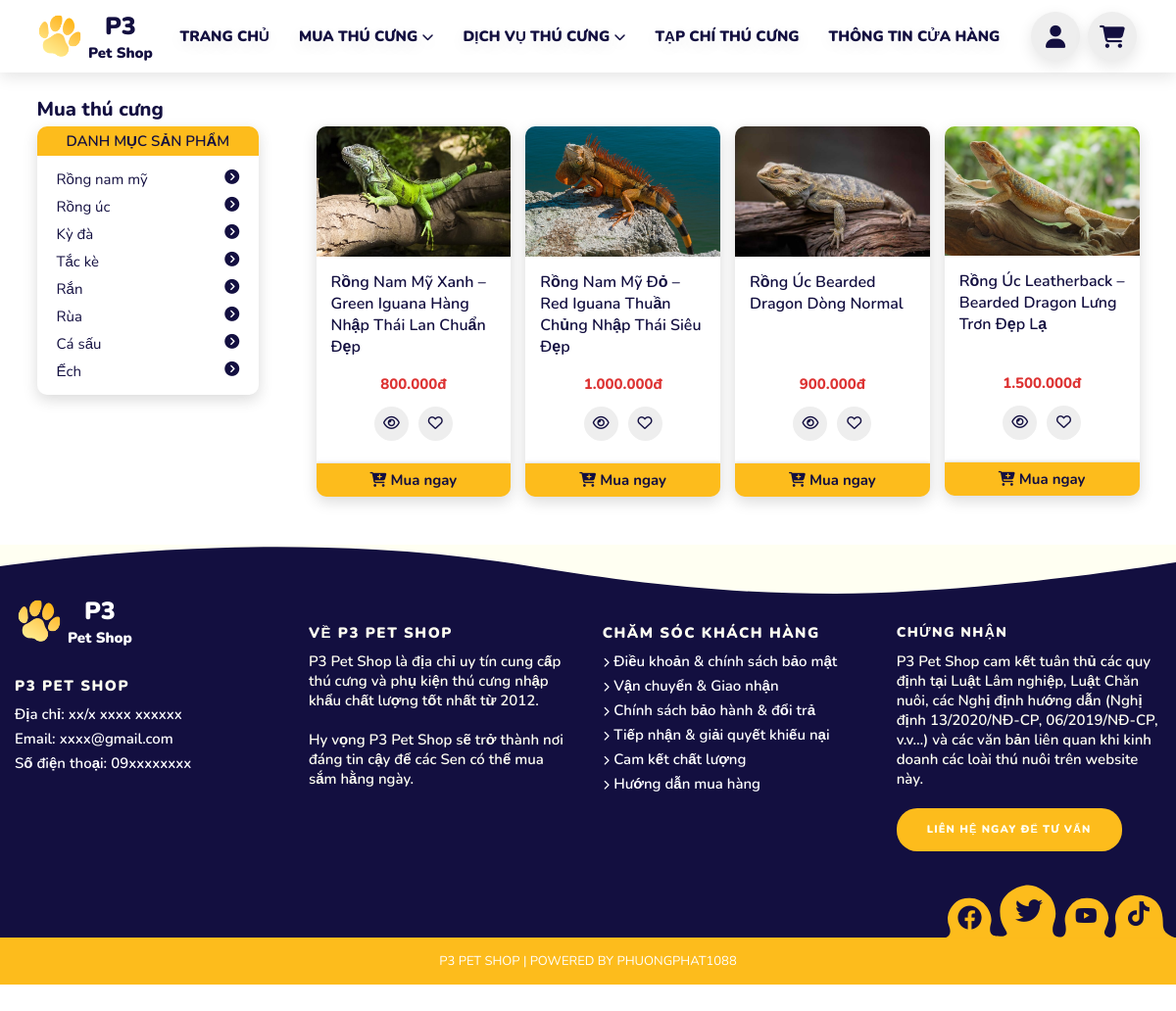
The app's page /pets.php with its own data.
### tables this page shows
CREATE TABLE IF NOT EXISTS `categories` (
  `id` int NOT NULL AUTO_INCREMENT,
  `category_name` varchar(255) NOT NULL,
  `parent_id` int DEFAULT NULL,
  PRIMARY KEY (`id`),
  KEY `parent_id` (`parent_id`)
);

CREATE TABLE IF NOT EXISTS `pets_users_like` (
  `pet_id` int NOT NULL,
  `user_id` int NOT NULL,
  PRIMARY KEY (`pet_id`,`user_id`)
);

CREATE TABLE IF NOT EXISTS `pets` (
  `id` int NOT NULL AUTO_INCREMENT,
  `pet_name` varchar(100) NOT NULL,
  `pet_price` int NOT NULL,
  `pet_photo` varchar(255) NOT NULL DEFAULT 'default.jpg',
  `pet_description` varchar(500) NOT NULL,
  `pet_view` int NOT NULL DEFAULT '0',
  `category_id` int NOT NULL,
  `time_create` datetime NOT NULL DEFAULT CURRENT_TIMESTAMP,
  PRIMARY KEY (`id`),
  KEY `category_id` (`category_id`)
);

### app/models/Model.php (called while the page is built, shortened)
<?php
class Model
{
  public static $connection = NULL;
  public function __construct()
  {
    if (!self::$connection) {
      !self::$connection = new mysqli(DB_HOST, DB_USER, DB_PASS, DB_NAME);
    }
    return self::$connection;
  }
  public function select($sql)
  {
    $sql->execute();
    $items = $sql->get_result()->fetch_all(MYSQLI_ASSOC);
    return $items;
  }
  public function hrefFormat($str)
  {
    $unicode = array(
      'a' => 'á|à|ả|ã|ạ|ă|ắ|ặ|ằ|ẳ|ẵ|â|ấ|ầ|ẩ|ẫ|ậ',
      'd' => 'đ',
      'e' => 'é|è|ẻ|ẽ|ẹ|ê|ế|ề|ể|ễ|ệ',
      'i' => 'í|ì|ỉ|ĩ|ị',
      'o' => 'ó|ò|ỏ|õ|ọ|ô|ố|ồ|ổ|ỗ|ộ|ơ|ớ|ờ|ở|ỡ|ợ',
      'u' => 'ú|ù|ủ|ũ|ụ|ư|ứ|ừ|ử|ữ|ự',
      'y' => 'ý|ỳ|ỷ|ỹ|ỵ',
      'A' => 'Á|À|Ả|Ã|Ạ|Ă|Ắ|Ặ|Ằ|Ẳ|Ẵ|Â|Ấ|Ầ|Ẩ|Ẫ|Ậ',
      'D' => 'Đ',
      'E' => 'É|È|Ẻ|Ẽ|Ẹ|Ê|Ế|Ề|Ể|Ễ|Ệ',
      'I' => 'Í|Ì|Ỉ|Ĩ|Ị',
      'O' => 'Ó|Ò|Ỏ|Õ|Ọ|Ô|Ố|Ồ|Ổ|Ỗ|Ộ|Ơ|Ớ|Ờ|Ở|Ỡ|Ợ',
      'U' => 'Ú|Ù|Ủ|Ũ|Ụ|Ư|Ứ|Ừ|Ử|Ữ|Ự',
      'Y' => 'Ý|Ỳ|Ỷ|Ỹ|Ỵ',
    );
    foreach ($unicode as $nonUnicode => $uni) {
      $str = preg_replace("/($uni)/i", $nonUnicode, $str);
    }
    $str = trim($str);
    $str = preg_replace('/\s+/', ' ', $str);
    $str = str_replace(' ', '-', $str);
    $str = str_replace('~-{2,}~', '-', $str);
    $str = strtolower($str);
    return $str;
  }
  function currencyFormat($number, $suffix = 'đ')
  {
    if (!empty($number)) {
      return number_format($number, 0, ',', '.') . "{$suffix}";
    }
  }
}

### app/models/CategoryModel.php (called while the page is built, shortened)
<?php
class CategoryModel extends Model
{
  public function getAllRootCategories()
  {
    $sql = parent::$connection->prepare('SELECT * FROM `categories` WHERE `parent_id` IS NULL');
    return parent::select($sql);
  }
}

### app/models/PetModel.php (called while the page is built, shortened)
<?php
class PetModel extends Model
{
    public function getAllPets()
    {
        $sql = parent::$connection->prepare('SELECT *, COUNT(pets_users_like.user_id) AS pet_like FROM `pets` LEFT JOIN pets_users_like ON pets.id = pets_users_like.pet_id GROUP BY pets.id');
        return parent::select($sql);
    }
}

### pets.php (the view, shortened to what this page needs)
<?php
include './includes/header.php';
$petList = $petModel->getAllPets();
?>
<main style="margin-top: 10rem">
  <div class="container">
    <div class="row">
      <div class="col-md-3">
        <h2 class="title-page">Mua thú cưng</h2>
      </div>
      <div class="col-md-9"></div>
    </div>
    <div class="row">
      <div class="col-md-3">
        <?php include('includes/sidebar.php'); ?>
      </div>
      <div class="col-md-9">
        <div class="row">
          <?php
          foreach ($petList as $pet) {
          ?>
            <div class="col-md-3">
              <div class="pet-card">
                <div class="pet-card-head">
                  <a href="pet.php?name=<?php echo $model->hrefFormat($pet['pet_name']) . "&id=" . $pet['id'] ?>" class="pet_link">
                    <?php
                    $petPhotos = explode(",", $pet['pet_photo']);
                    $petPhoto = $petPhotos[0];
                    ?>
                    <img src="public/img/pets_photo/<?php echo $petPhoto; ?>" alt="<?php echo $pet['pet_photo']; ?>" class="pet-photo">
                  </a>
                </div>
                <div class="pet-card-body">
                  <a href="pet.php?name=<?php echo $model->hrefFormat($pet['pet_name']) . "&id=" . $pet['id'] ?>" class="pet_link">
                    <div class="pet-name"><?php echo $pet['pet_name']; ?></div>
                  </a>
                  <div class="pet-price"><?php echo $model->currencyFormat($pet['pet_price']); ?></div>
                  <div class="pet-interactive">
                    <button type="button" class="pet-icon pet-view d-inline-block"><i class="fa-regular fa-eye"></i><span class="pet-view-content"><?php echo $pet['pet_view']; ?> views</span></button>
                    <form action="pets.php" method="POST" class="d-inline">
                      <?php
                      if (isset($_SESSION['id'])) {
                        if ($petModel->checkUserLike($pet['id'], $_SESSION['id'])) {
                      ?>
                          <button value="<?php echo $pet['id']; ?>" name="likedID" type="submit" class="pet-icon pet-like"><i class="fa-solid fa-heart"></i><span class="pet-like-content"><?php echo $pet['pet_like']; ?> likes</span></button>
                        <?php
                        } else {
                        ?>
                          <button value="<?php echo $pet['id']; ?>" name="likedID" type="submit" class="pet-icon pet-like"><i class="fa-regular fa-heart"></i><span class="pet-like-content"><?php echo $pet['pet_like']; ?> likes</span></button>
                        <?php
                        }
                      } else {
                        ?>
                        <button value="<?php echo $pet['id']; ?>" name="likedID" type="button" class="pet-icon pet-like"><i class="fa-regular fa-heart"></i><span class="pet-like-content"><?php echo $pet['pet_like']; ?> likes</span></button>
                      <?php
                      }
                      ?>
                    </form>
                  </div>
                </div>
                <a href="pet.php?name=<?php echo $model->hrefFormat($pet['pet_name']) . "&id=" . $pet['id'] ?>" class="pet-buy-btn"><i class="fa-solid fa-cart-plus"></i> Mua ngay</a>
              </div>
            </div>
          <?php
          }
          ?>
        </div>
      </div>
    </div>
  </div>
</main>
<?php
include './includes/footer.php';
?>

### includes/sidebar.php (shortened to what this page needs)
<div class="side-bar">
  <div class="side-bar-title">DANH MỤC SẢN PHẨM</div>
  <ul class="side-list">
    <?php
    $categoriesList = $categoryModel->GetAllRootCategories();
    foreach ($categoriesList as $category) {
    ?>
      <li class="side-item">
        <button type="button" class="side-link" href="#"><a href="category_pet.php?name=<?php echo $userModel->hrefFormat($category['category_name']); ?>&id=<?php echo $category['id']; ?>"><?php echo $category['category_name']; ?></a> <i class="fa-solid fa-circle-chevron-right"></i></button>
      </li>
    <?php
    }
    ?>
  </ul>
</div>

### public/css/style.css (style rules this page uses)
:root { --pet-color: #fdbc1c; --black-color: #130f40; --white-color: #fff; --red-color: #dd3333; --green-color: #2eb62c; --light-color: #eee; --bg-color: #666; --border: 0.2rem solid var(--black-color); --box-shadow: 0 0.5rem 1.5rem rgba(0, 0, 0, 0.1); --box-shadow-2: rgba(0, 0, 0, 0.15) 0px 5px 15px 0px; --text-shadow-white: -1px -1px 0px rgba(155, 155, 155, 0.9), 2px 2px 0px rgba(155, 155, 155, 0.9), 4px 4px 0px rgba(155, 155, 155, 0.9); --text-shadow-black: -1px -1px 0px rgba(50, 50, 50, 0.9), 2px 2px 0px rgba(50, 50, 50, 0.9), 4px 4px 0px rgba(50, 50, 50, 0.9); --text-border-white: 2px 0 #fff, -2px 0 #fff, 0 2px #fff, 0 -2px #fff, 1px 1px #fff, -1px -1px #fff, 1px -1px #fff, -1px 1px #fff; --text-border-black: 2px 0 #000, -2px 0 #000, 0 2px #000, 0 -2px #000, 1px 1px #000, -1px -1px #000, 1px -1px #000, -1px 1px #000; }
* { margin: 0; padding: 0; box-sizing: border-box; outline: none; border: none; text-decoration: none; transition: 0.2s linear; }
html { font-size: 62.5%; scroll-behavior: smooth; scroll-padding-top: 4rem; }
body { font-family: "Nunito", sans-serif; font-size: 1.5rem; font-weight: 600; line-height: normal; color: var(--black-color); min-height: 1000px; }
dl, ol, ul { margin: 0; }
ul { list-style-type: none; padding: 0; }
i { line-height: 0; }
main { margin-top: 7.5rem; padding-bottom: 50px; }
.title-page { font-weight: 800; }
.side-bar-title { padding: 0.5rem 3rem; background-color: var(--pet-color); text-align: center; }
.side-bar { display: inline-block; box-shadow: var(--box-shadow-2); border-radius: 1rem; overflow: hidden; }
.side-list { padding: 1rem 2rem; }
.side-item { display: block; padding: 0.4rem 0; }
.side-link { background: none; color: var(--black-color); display: flex; width: 100%; justify-content: space-between; }
.pet-card { box-shadow: var(--box-shadow-2); border-radius: 1rem; overflow: hidden; }
.pet-card-head { overflow: hidden; }
.pet-card-body { padding: 1.5rem; }
.pet-photo { width: 100%; }
.pet-name { font-size: 1.6rem; height: 10rem; overflow-y: auto; }
.pet-price { padding: 0.5rem 0; color: var(--red-color); font-weight: 800; text-align: center; }
.pet-buy-btn { display: block; padding: 0.7rem; font-weight: 700; text-align: center; box-shadow: rgba(67, 71, 85, 0.27) 0px 0px 0.25em, rgba(90, 125, 188, 0.05) 0px 0.25em 1em; background-color: var(--pet-color); }
.pet-interactive { padding: 5px; text-align: center; }
.pet-icon { width: 3.5rem; height: 3.5rem; margin: 0.3rem; color: var(--black-color); line-height: 3.5rem; text-align: center; border-radius: 100px; background-color: var(--light-color); }
.pet-like, .pet-view { position: relative; }

### records on screen
categories: category_name "Rồng nam mỹ"
categories: category_name "Rồng úc"
categories: category_name "Kỳ đà"
categories: category_name "Tắc kè"
categories: category_name "Rắn"
categories: category_name "Rùa"
categories: category_name "Cá sấu"
categories: category_name "Ếch"
pets_users_like: shows a picture, pet.pet_name "Rồng Nam Mỹ Xanh – Green Iguana Hàng Nhập Thái Lan Chuẩn Đẹp", pet.pet_price "800.000đ"
pets: pet_photo (picture), pet_name "Rồng Nam Mỹ Đỏ – Red Iguana Thuần Chủng Nhập Thái Siêu Đẹp", pet_price "1.000.000đ", $pet['id'] 2 (drawn)
pets_users_like: pet.pet_photo (picture), pet.pet_name "Rồng Úc Bearded Dragon Dòng Normal", pet.pet_price "900.000đ"
pets: pet_photo (picture), pet_name "Rồng Úc Leatherback – Bearded Dragon Lưng Trơn Đẹp Lạ", pet_price "1.500.000đ", $pet['id'] 4 (drawn)
